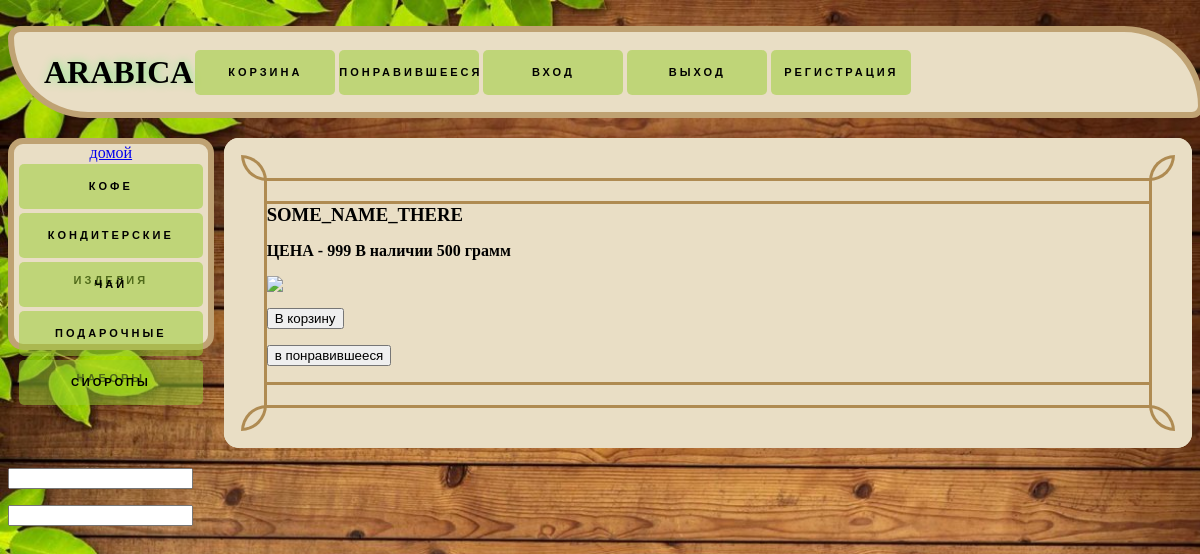
The app's page /coffee_dv/30 with its own data.
### coffee/models.py (models this page shows, shortened)
class product(models.Model):
    name = models.CharField (max_length=200, default ='SOME_NAME_THERE')
    price = models.IntegerField(default ='999')
    amount = models.IntegerField(default ='0')
    desc = models.TextField('Сжатое описание' , blank = True)
    full_desc = models.TextField('Полное описание' , blank = True)
    image = models.ImageField(upload_to='static\media\img',  blank = True)
    base_cat = "default"
    discount = models.BooleanField('есть скидка' , default = False)
    dis_discount = models.BooleanField('на главную' , default = False)
    old_price = models.IntegerField('старая цена' , default ='999')
    def __init__(self , *args, **kwargs):
        super().__init__(*args, **kwargs)

### coffee/views.py (the view)
# urls.py: path('coffee_dv/<int:pk>' , views.coffee_dv.as_view() , name = 'coffee_dv'),
class coffee_dv (DetailView):
    model = product
    template_name = 'coffee/coffee_dv.html'
    context_object_name = 'el'

### coffee/templates/coffee/coffee_dv.html (shortened to what this page needs)
{% extends 'coffee/home.html' %}
{% block content %}
<div class="pro_dv">
<h3>{{ el.name }}</h3>
<b><p>ЦЕНА - {{ el.price }} В наличии {{el.amount}} грамм</p></b>
<img src="../../{{el.image}}" class="pro_img"/>
<div>
    <form method="post">
    <button name="to_basket" value="{{el.id}}" type="submit">В корзину</button>
    </form>
</div>
<div>
    <form method="post">
    <button name="to_like" value="{{el.id}}" type="submit">в понравившееся</button>
    </form>
</div>
</div>
{% endblock %}
{% block content_3 %}
<a href="{%url 'home' %}">домой</a>
{% endblock %}

### coffee/templates/coffee/home.html (style rules this page uses)
h3 { margin:0; padding:0; }
html { height: auto; display: flex; flex-direction: column; }
body { background-image: url(../../static/media/img/light_wood3.jpg); background-repeat: no-repeat; background-size: cover; height: fit-content; display: flex; flex-direction: column; }
.pro_img { max-width:70%; max-height:70%; }

### records on screen
product: name "SOME_NAME_THERE", price "999", amount "500"
